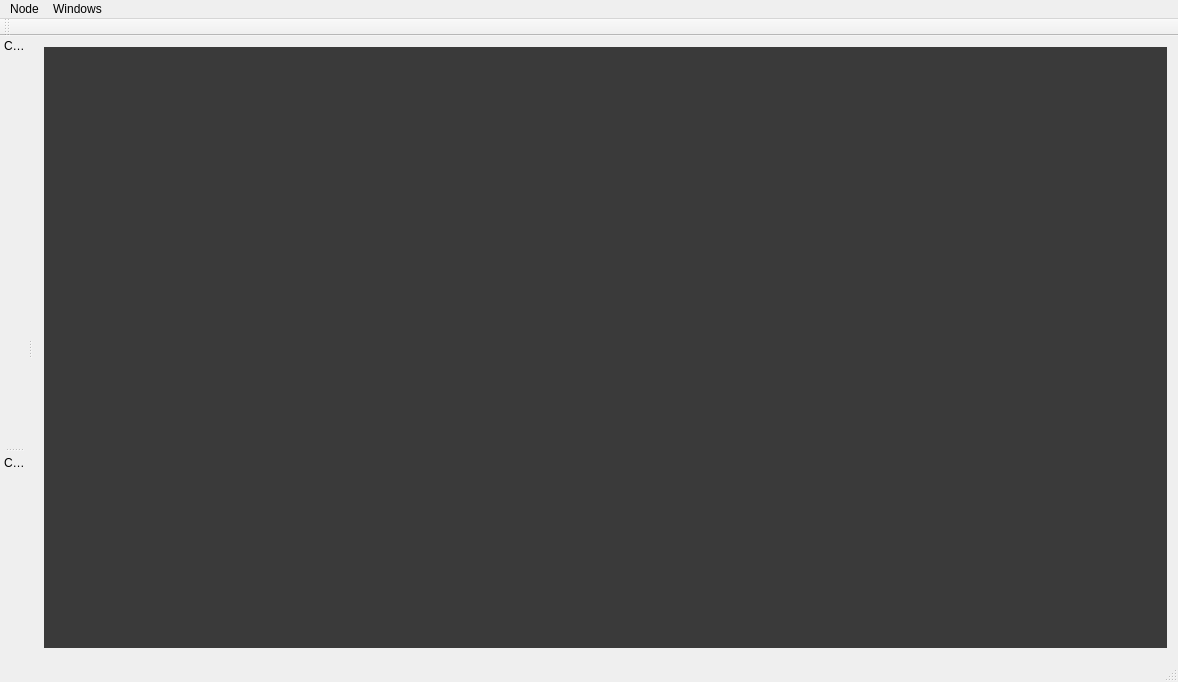
<?xml version="1.0" encoding="UTF-8"?>
<ui version="4.0">
 <class>MainWindow</class>
 <widget class="QMainWindow" name="MainWindow">
  <property name="geometry">
   <rect>
    <x>0</x>
    <y>0</y>
    <width>1178</width>
    <height>682</height>
   </rect>
  </property>
  <property name="windowTitle">
   <string>!CHAOS Control Studio</string>
  </property>
  <property name="documentMode">
   <bool>false</bool>
  </property>
  <property name="dockOptions">
   <set>QMainWindow::AllowNestedDocks|QMainWindow::AllowTabbedDocks|QMainWindow::AnimatedDocks|QMainWindow::VerticalTabs</set>
  </property>
  <property name="unifiedTitleAndToolBarOnMac">
   <bool>true</bool>
  </property>
  <widget class="QWidget" name="centralWidget">
   <layout class="QVBoxLayout" name="verticalLayout">
    <item>
     <widget class="QMdiArea" name="mdiAreaEditor">
      <property name="verticalScrollBarPolicy">
       <enum>Qt::ScrollBarAsNeeded</enum>
      </property>
      <property name="horizontalScrollBarPolicy">
       <enum>Qt::ScrollBarAsNeeded</enum>
      </property>
      <property name="background">
       <brush brushstyle="SolidPattern">
        <color alpha="255">
         <red>58</red>
         <green>58</green>
         <blue>58</blue>
        </color>
       </brush>
      </property>
      <property name="viewMode">
       <enum>QMdiArea::SubWindowView</enum>
      </property>
      <property name="documentMode">
       <bool>false</bool>
      </property>
      <property name="tabsClosable">
       <bool>true</bool>
      </property>
      <property name="tabsMovable">
       <bool>true</bool>
      </property>
      <property name="tabPosition">
       <enum>QTabWidget::North</enum>
      </property>
     </widget>
    </item>
   </layout>
  </widget>
  <widget class="QMenuBar" name="menuBar">
   <property name="geometry">
    <rect>
     <x>0</x>
     <y>0</y>
     <width>1178</width>
     <height>22</height>
    </rect>
   </property>
   <property name="nativeMenuBar">
    <bool>true</bool>
   </property>
   <widget class="QMenu" name="menuNode">
    <property name="title">
     <string>Node</string>
    </property>
    <addaction name="actionOpenNode"/>
    <addaction name="actionSearch_Node"/>
   </widget>
   <widget class="QMenu" name="menuWindows">
    <property name="title">
     <string>Windows</string>
    </property>
    <addaction name="actionCascade"/>
    <addaction name="actionNext_window"/>
    <addaction name="actionPrev_Window"/>
   </widget>
   <addaction name="menuNode"/>
   <addaction name="menuWindows"/>
  </widget>
  <widget class="QToolBar" name="mainToolBar">
   <attribute name="toolBarArea">
    <enum>TopToolBarArea</enum>
   </attribute>
   <attribute name="toolBarBreak">
    <bool>false</bool>
   </attribute>
  </widget>
  <widget class="QStatusBar" name="statusBar">
   <property name="font">
    <font>
     <pointsize>11</pointsize>
    </font>
   </property>
  </widget>
  <widget class="QDockWidget" name="dockCommand">
   <property name="minimumSize">
    <size>
     <width>27</width>
     <height>38</height>
    </size>
   </property>
   <property name="features">
    <set>QDockWidget::DockWidgetMovable</set>
   </property>
   <property name="allowedAreas">
    <set>Qt::LeftDockWidgetArea</set>
   </property>
   <property name="windowTitle">
    <string>Command</string>
   </property>
   <attribute name="dockWidgetArea">
    <number>1</number>
   </attribute>
   <widget class="QWidget" name="dockWidgetContents_2"/>
  </widget>
  <widget class="QDockWidget" name="dockCommandSpecific">
   <property name="floating">
    <bool>false</bool>
   </property>
   <property name="features">
    <set>QDockWidget::DockWidgetMovable</set>
   </property>
   <property name="allowedAreas">
    <set>Qt::BottomDockWidgetArea|Qt::LeftDockWidgetArea</set>
   </property>
   <property name="windowTitle">
    <string>Command Specific</string>
   </property>
   <attribute name="dockWidgetArea">
    <number>1</number>
   </attribute>
   <widget class="QWidget" name="dockWidgetContents"/>
  </widget>
  <action name="actionOpenNode">
   <property name="text">
    <string>Open Node</string>
   </property>
   <property name="shortcut">
    <string>Ctrl+O</string>
   </property>
  </action>
  <action name="actionSearch_Node">
   <property name="text">
    <string>Search Node</string>
   </property>
   <property name="shortcut">
    <string>Ctrl+F</string>
   </property>
  </action>
  <action name="actionCascade">
   <property name="text">
    <string>Cascade</string>
   </property>
   <property name="shortcut">
    <string>Meta+Ctrl+C</string>
   </property>
  </action>
  <action name="actionNext_window">
   <property name="text">
    <string>Next Window</string>
   </property>
   <property name="shortcut">
    <string>Meta+Ctrl+Left</string>
   </property>
  </action>
  <action name="actionPrev_Window">
   <property name="text">
    <string>Prev Window</string>
   </property>
   <property name="shortcut">
    <string>Meta+Ctrl+Right</string>
   </property>
  </action>
 </widget>
 <layoutdefault spacing="6" margin="11"/>
 <resources/>
 <connections>
  <connection>
   <sender>actionCascade</sender>
   <signal>triggered()</signal>
   <receiver>mdiAreaEditor</receiver>
   <slot>cascadeSubWindows()</slot>
   <hints>
    <hint type="sourcelabel">
     <x>-1</x>
     <y>-1</y>
    </hint>
    <hint type="destinationlabel">
     <x>602</x>
     <y>349</y>
    </hint>
   </hints>
  </connection>
  <connection>
   <sender>actionPrev_Window</sender>
   <signal>triggered()</signal>
   <receiver>mdiAreaEditor</receiver>
   <slot>activatePreviousSubWindow()</slot>
   <hints>
    <hint type="sourcelabel">
     <x>-1</x>
     <y>-1</y>
    </hint>
    <hint type="destinationlabel">
     <x>602</x>
     <y>349</y>
    </hint>
   </hints>
  </connection>
  <connection>
   <sender>actionNext_window</sender>
   <signal>triggered()</signal>
   <receiver>mdiAreaEditor</receiver>
   <slot>activateNextSubWindow()</slot>
   <hints>
    <hint type="sourcelabel">
     <x>-1</x>
     <y>-1</y>
    </hint>
    <hint type="destinationlabel">
     <x>602</x>
     <y>349</y>
    </hint>
   </hints>
  </connection>
 </connections>
</ui>
